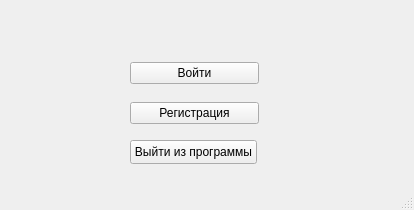
<?xml version="1.0" encoding="UTF-8"?>
<ui version="4.0">
 <class>MainWindow</class>
 <widget class="QMainWindow" name="MainWindow">
  <property name="geometry">
   <rect>
    <x>0</x>
    <y>0</y>
    <width>414</width>
    <height>210</height>
   </rect>
  </property>
  <property name="windowTitle">
   <string>MainWindow</string>
  </property>
  <widget class="QWidget" name="centralwidget">
   <widget class="QPushButton" name="pushButton">
    <property name="geometry">
     <rect>
      <x>130</x>
      <y>140</y>
      <width>127</width>
      <height>24</height>
     </rect>
    </property>
    <property name="text">
     <string>Выйти из программы</string>
    </property>
   </widget>
   <widget class="QWidget" name="">
    <property name="geometry">
     <rect>
      <x>130</x>
      <y>50</y>
      <width>129</width>
      <height>86</height>
     </rect>
    </property>
    <layout class="QGridLayout" name="gridLayout">
     <item row="1" column="0">
      <widget class="QPushButton" name="pushButton_3">
       <property name="text">
        <string>Регистрация</string>
       </property>
      </widget>
     </item>
     <item row="0" column="0">
      <widget class="QPushButton" name="pushButton_2">
       <property name="text">
        <string>Войти</string>
       </property>
      </widget>
     </item>
    </layout>
   </widget>
  </widget>
  <widget class="QMenuBar" name="menubar">
   <property name="geometry">
    <rect>
     <x>0</x>
     <y>0</y>
     <width>414</width>
     <height>22</height>
    </rect>
   </property>
  </widget>
  <widget class="QStatusBar" name="statusbar"/>
 </widget>
 <resources/>
 <connections/>
</ui>
